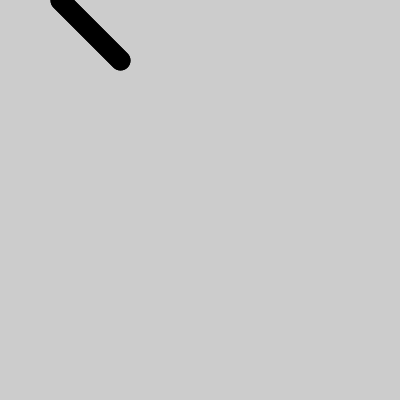
Frame 1 (no input)
Frame 60 (the mouse pressed at the canvas centre just before this capture): identical to frame 1, image omitted
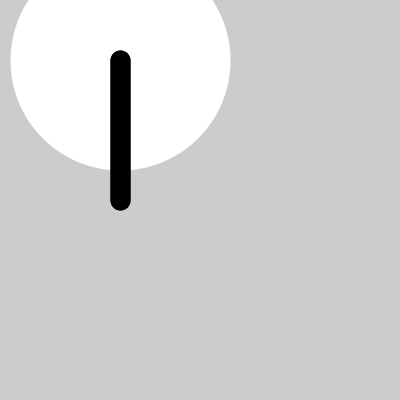
Frame 120 (the mouse held since frame 60 and released just before this capture)

The Processing sketch that drew these frames (run headless with seeded random() and noise(); from frame 60 on, the mouse is pressed at the canvas centre):

// Processing sketch: processing_52103
// ── processing_52103.pde

void setup() {
  size(400, 400);
  strokeWeight(20);
  smooth();
}

void draw() {
  background(204);
  stroke(255);
  ellipse(120, 60, mouseX, mouseY);  // White line
  stroke(0);
  float mx = map(mouseX, 0, width, 60, 180);
  line(120, 60, mx, mouseY);  // Black line
  line(120, 60, mx, mouseX);  //Second Black line
  
}
